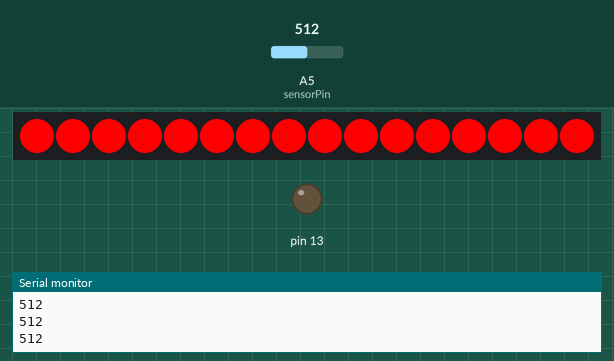
Bench run of a sketch on a simulated Arduino Uno, built with avr-gcc and run on an emulated ATmega328P. Parts: 16 RGB LEDs in strip order, left to right, output pins drawn as LEDs (lit = HIGH), the last lines printed to the serial monitor. The inputs (shaded band) are chosen by the test bench; at power-on: A5 (sensorPin) = 512.

Above: at 1.2 s.
1.3 s: A5 (sensorPin) set to 210
3.2 s: A5 (sensorPin) set to 181
At 4.9 s:
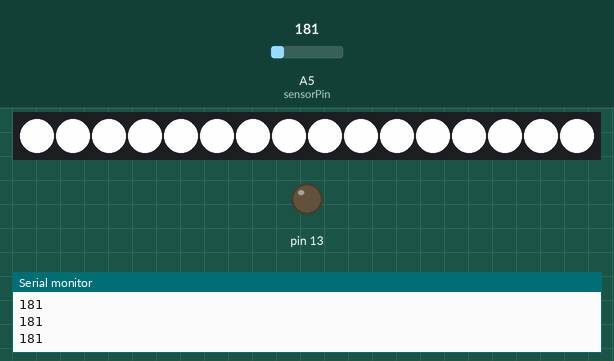
5.4 s: A5 (sensorPin) set to 265
At 6.7 s:
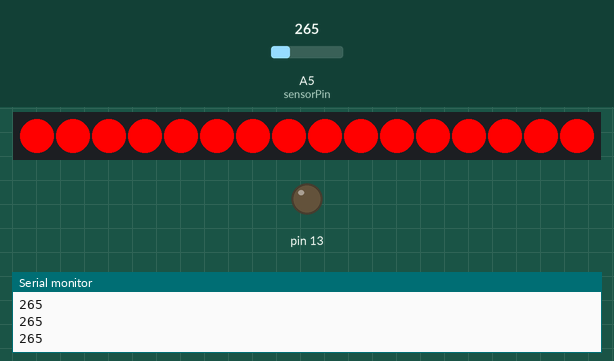
7.6 s: A5 (sensorPin) set to 190
At 9.3 s:
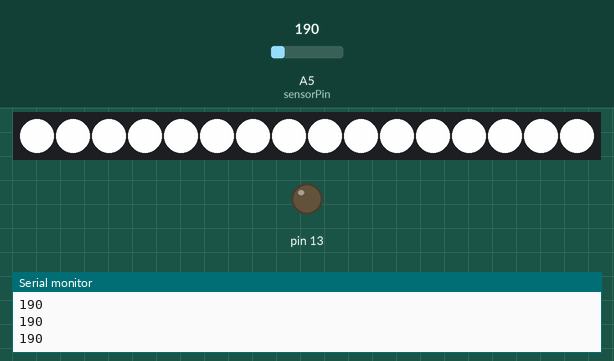
9.8 s: A5 (sensorPin) set to 306
At 11.3 s:
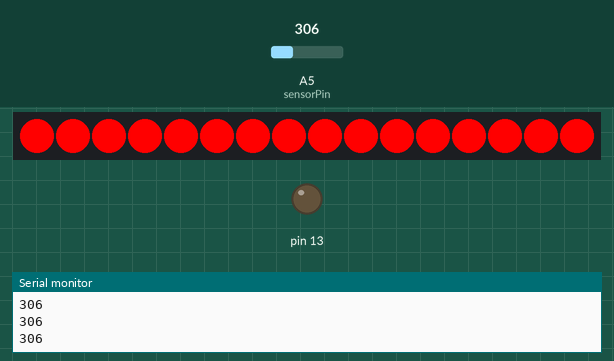
Timing chart, 0 to 12.8 s (numbered marks = the images above; inputs shaded):
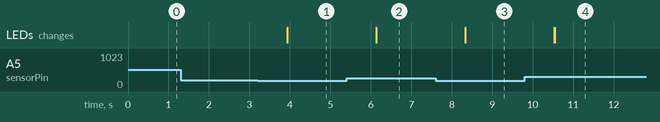

Measured:
- the behaviour switches between 200 and 199 on A5 (sensorPin) (found by bisection; images 0 and 1)
- after the input at 3.2 s, the LEDs: change after 0.73 s (image 1)
- after the input at 5.4 s, the LEDs: first change after 0.74 s (image 2 shows a later state)
- after the input at 7.6 s, the LEDs: change after 0.73 s (image 3)
- after the input at 9.8 s, the LEDs: first change after 0.74 s (image 4 shows a later state)

The sketch:

UAanalogTest.ino
```cpp
#include "SPI.h"
#include "Adafruit_WS2801.h"


uint8_t dataPin  = 2;    // Yellow wire on Adafruit Pixels
uint8_t clockPin = 3;    // Green wire on Adafruit Pixels

// Don't forget to connect the ground wire to Arduino ground,
// and the +5V wire to a +5V supply

// Set the first variable to the NUMBER of pixels in a row and
// the second value to number of pixels in a column.
Adafruit_WS2801 strip = Adafruit_WS2801(16,dataPin, clockPin);


int sensorPin = A5;    // 10K OHMS

int sensorValue = 0;  // variable to store the value coming from the sensor

int THRESH = 200;


void setup() {
  // declare the ledPin as an OUTPUT:
  Serial.begin(9600);
  pinMode(13, OUTPUT);
    strip.begin();

  // Update LED contents, to start they are all 'off'
  strip.show();
}

void loop() {
  // read the value from the sensor:
  sensorValue = analogRead(sensorPin);

Serial.println(sensorValue);


if(sensorValue < THRESH){
 //RUN WHITE FADE
// Serial.println("RUNNING FADE");
whiteFade(0);
}
else{
  for(int i = 0;i < strip.numPixels(); i++){
strip.setPixelColor(i, 255,0,0);
  }
    strip.show();
}

}


void whiteFade(int wait){
  int waitCheck = 0;
  for(int i = 0; i < 255; i++){
 for(int j = 0;j < strip.numPixels(); j++){
    strip.setPixelColor(j, 255,i,i);
 }
 strip.show();
 delay(wait);
  }


while(waitCheck < THRESH){
waitCheck = analogRead(sensorPin);
//Serial.print("\t");
Serial.println(waitCheck);
}

    for(int i = 255; i > 0; i--){
  for(int j = 0;j < strip.numPixels(); j++){
      strip.setPixelColor(j, 255,i,i);
  }
 strip.show();
 delay(wait);
  }

}
```
